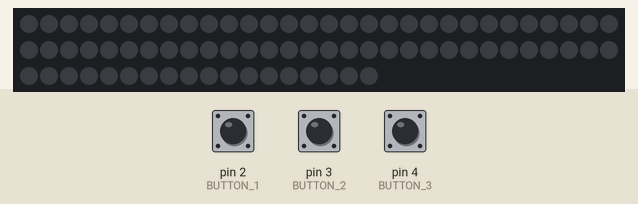
The sketch below on a simulated Arduino Uno, built with avr-gcc and run on an emulated ATmega328P. On the bench: 78 RGB LEDs in strip order, left to right, continuing on the next row. Inputs (shaded band) come from the test bench; at power-on: pin 3 (BUTTON_2) HIGH, pin 4 (BUTTON_3) HIGH, pin 2 (BUTTON_1) HIGH. Dim RGB values are drawn brighter than linear.

Above: at 1.2 s.
1.3 s: pin 3 (BUTTON_2) pulled LOW for 0.15 s
2.0 s: pin 4 (BUTTON_3) pulled LOW for 0.15 s
At 2.52 s:
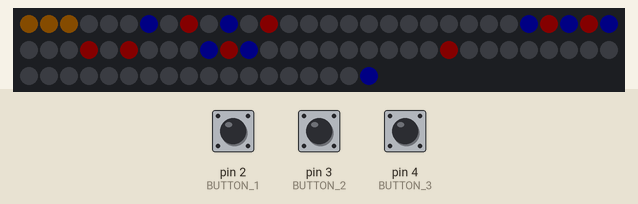
2.7 s: pin 2 (BUTTON_1) pulled LOW for 0.15 s
At 3.22 s:
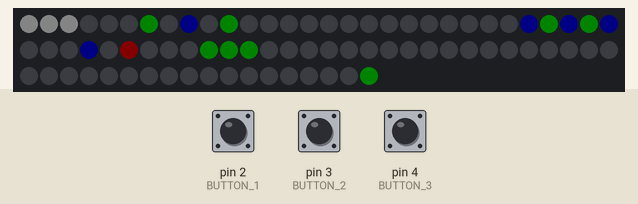
3.4 s: pin 3 (BUTTON_2) pulled LOW for 1 s
5.0 s: pin 2 (BUTTON_1) pulled LOW for 1 s
6.6 s: pin 4 (BUTTON_3) pulled LOW for 1 s
At 8.96 s:
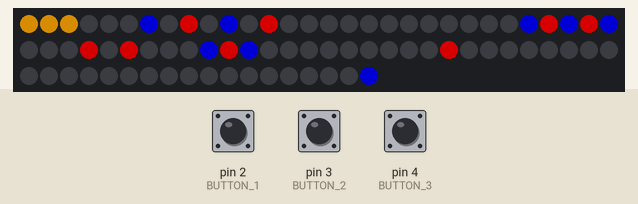
Timing chart, 0 to 10.5 s (numbered marks = the images above; inputs shaded):
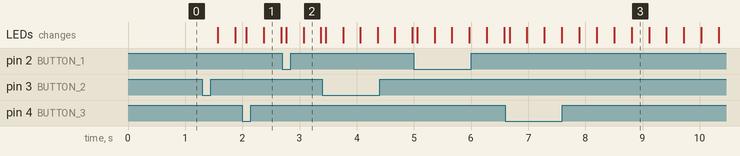

Measured:
- after the input at 2.0 s, the LEDs: first change after 0.07 s (image 1 shows a later state)
- after the input at 2.7 s, the LEDs: first change after 0.07 s (image 2 shows a later state)
- after the input at 6.6 s, the LEDs: first change after 0.07 s (image 3 shows a later state)

The sketch:

sketch_REC_pulsation.ino
```cpp
#include <Adafruit_NeoPixel.h>


#define LED_PIN     6    // The pin connected to the LED strip
#define NUM_LEDS    78   // Number of LEDs in your strip
#define BUTTON_1    2    // Pin for the first button
#define BUTTON_2    3    // Pin for the second button
#define BUTTON_3    4    // Pin for the third button

// Debounce settings
#define DEBOUNCE_DELAY 50 // ms


Adafruit_NeoPixel strip(NUM_LEDS, LED_PIN, NEO_GRB + NEO_KHZ800);

// Enum for states
enum LedState {
  STATE_OFF = -1,
  STATE_ONE = 0,
  STATE_TWO = 1,
  STATE_THREE = 2
};

LedState currentState = STATE_OFF;
int brightness = 0;
bool increasing = true;
bool stateChanged = false;

// Debounce variables
unsigned long lastDebounceTime1 = 0;
unsigned long lastDebounceTime2 = 0;
unsigned long lastDebounceTime3 = 0;
int lastButtonState1 = HIGH;
int lastButtonState2 = HIGH;
int lastButtonState3 = HIGH;

// Define colors
uint32_t OFF, WHITE, PALE_WHITE, GREEN, BLUE, RED, ORANGE;

void setup() {
  strip.begin();
  strip.show(); // Initialize all pixels to 'off'

  pinMode(BUTTON_1, INPUT_PULLUP);
  pinMode(BUTTON_2, INPUT_PULLUP);
  pinMode(BUTTON_3, INPUT_PULLUP);

  // Initialize colors
  OFF = strip.Color(0, 0, 0);
  WHITE = strip.Color(255, 255, 255);
  PALE_WHITE = strip.Color(128, 128, 128);
  GREEN = strip.Color(0, 255, 0);
  BLUE = strip.Color(0, 0, 255);
  RED = strip.Color(255, 0, 0);
  ORANGE = strip.Color(255, 165, 0);
}


void loop() {
  checkButtonsDebounced();
  updateBrightness();
  updateLEDs();
  strip.show();
  delay(10); // Small delay to control the speed of brightness change
}


// Debounced button check
void checkButtonsDebounced() {
  int reading1 = digitalRead(BUTTON_1);
  int reading2 = digitalRead(BUTTON_2);
  int reading3 = digitalRead(BUTTON_3);
  unsigned long now = millis();

  // Button 1
  if (reading1 != lastButtonState1) {
    lastDebounceTime1 = now;
  }
  if ((now - lastDebounceTime1) > DEBOUNCE_DELAY) {
    if (reading1 == LOW && currentState != STATE_ONE) {
      currentState = STATE_ONE;
      stateChanged = true;
    }
  }
  lastButtonState1 = reading1;

  // Button 2
  if (reading2 != lastButtonState2) {
    lastDebounceTime2 = now;
  }
  if ((now - lastDebounceTime2) > DEBOUNCE_DELAY) {
    if (reading2 == LOW && currentState != STATE_TWO) {
      currentState = STATE_TWO;
      stateChanged = true;
    }
  }
  lastButtonState2 = reading2;

  // Button 3
  if (reading3 != lastButtonState3) {
    lastDebounceTime3 = now;
  }
  if ((now - lastDebounceTime3) > DEBOUNCE_DELAY) {
    if (reading3 == LOW && currentState != STATE_THREE) {
      currentState = STATE_THREE;
      stateChanged = true;
    }
  }
  lastButtonState3 = reading3;

  if (stateChanged) {
    strip.clear();
    strip.show();
    delay(200); // Short delay to make the off state visible
    stateChanged = false;
    brightness = 0;
    increasing = true;
  }
}

void updateBrightness() {
  if (increasing) {
    brightness++;
    if (brightness >= 255) increasing = false;
  } else {
    brightness--;
    if (brightness <= 0) increasing = true;
  }
}

// Update LEDs based on the current state
void updateLEDs() {
  switch (currentState) {
    case STATE_ONE:
      setStateOne();
      break;
    case STATE_TWO:
      setStateTwo();
      break;
    case STATE_THREE:
      setStateThree();
      break;
    default:
      strip.clear(); // All LEDs off in the initial state
  }
}

void setStateOne() {
  setColor(0, 2, WHITE);
  setColor({6, 8, 10, 25, 26, 27, 28, 29, 33, 39, 40, 41, 77}, GREEN);
  setColor({8, 25, 27, 29, 33}, BLUE);
  setColor({12, 34, 35, 51}, OFF);
  setColor(35, RED);
}

void setStateTwo() {
  setColor(0, 2, PALE_WHITE);
  setColor({8, 25, 26, 27, 28, 29, 39, 41}, RED);
  setColor({27, 29}, BLUE);
  setColor({6, 10, 12, 33, 34, 35, 40, 51}, OFF);
  setColor(77, GREEN);
}

void setStateThree() {
  setColor(0, 2, ORANGE);
  setColor({6, 10, 25, 27, 29, 39, 41, 77}, BLUE);
  setColor({8, 12, 26, 28, 33, 35, 40, 51}, RED);
}

// Set color to a single LED, with brightness scaling (unless OFF)
void setColor(int ledIndex, uint32_t color) {
  if (color == OFF || brightness == 0) {
    strip.setPixelColor(ledIndex, OFF);
    return;
  }
  uint8_t r = (uint8_t)(color >> 16);
  uint8_t g = (uint8_t)(color >> 8);
  uint8_t b = (uint8_t)color;
  strip.setPixelColor(ledIndex, strip.Color(
    (r * brightness) / 255,
    (g * brightness) / 255,
    (b * brightness) / 255
  ));
}

// Set color to a range of LEDs
void setColor(int startLed, int endLed, uint32_t color) {
  for (int i = startLed; i <= endLed; i++) {
    setColor(i, color);
  }
}

// Set color to a list of LEDs
void setColor(std::initializer_list<int> leds, uint32_t color) {
  for (int led : leds) {
    setColor(led, color);
  }
}
```
